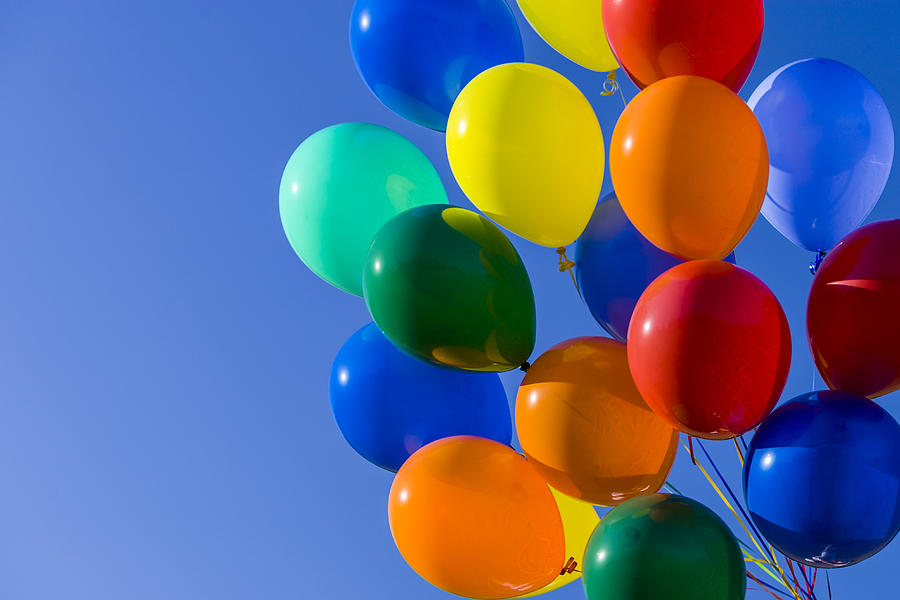
#> input picture images/balloons.jpeg, 900 x 600 px
$ jupyter execute 'Computer Vision II.ipynb'
#> lines starting #> are read from the running program, lines starting #| are printed output that depends on the picture; after the words box and inside, x2 and y2 are one past the last pixel; in counts of white or black regions, pixels touching at a corner belong together
# Color Space (Separating Colors under different lightings)
Sambhav Shrestha

### Importing libraries

[cell 1]
import matplotlib.pyplot as plt
import numpy as np
import cv2

### load and display the image

[cell 2]
# load the image
image = cv2.imread("images/balloons.jpeg")
#> image is the input picture: shape (600, 900, 3); mean B, G, R 138.2, 105.9, 94.4
image_copy = cv2.cvtColor(image, cv2.COLOR_BGR2RGB)

#display the image
plt.imshow(image_copy)

#find the dimension of the image
print("The dimension is:", image_copy.shape)
#| The dimension is: (600, 900, 3)

### Orange color separation

[cell 3]
# compare the orange intensity in different channels
r = image_copy[:, :, 0]
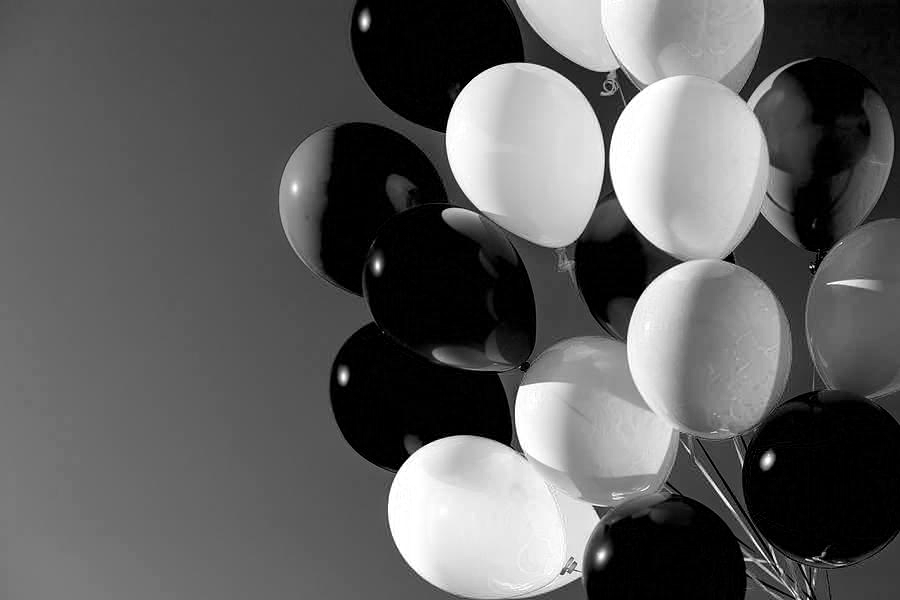
#> r: shape (600, 900); min 0, max 255, mean 94.4
g = image_copy[:, :, 1]
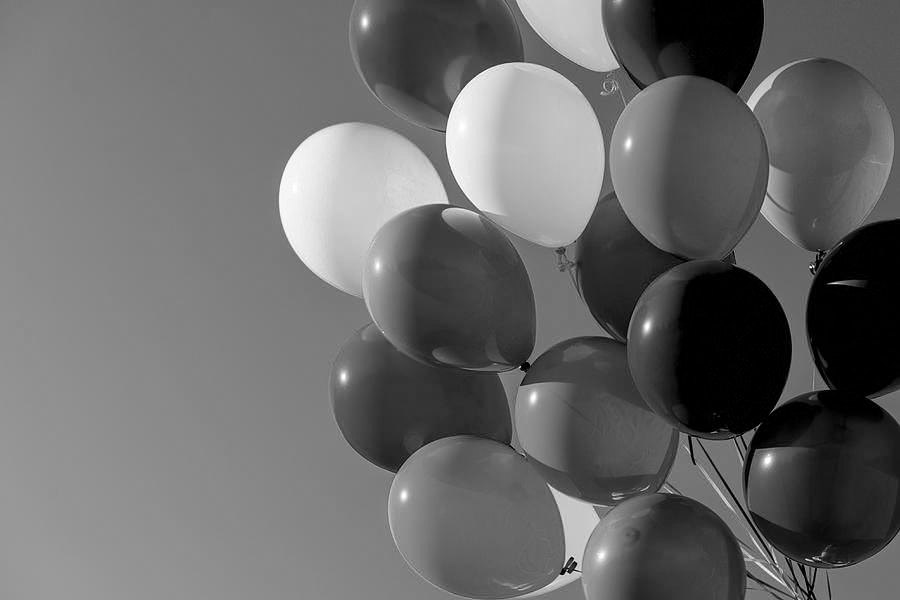
#> g: shape (600, 900); min 0, max 255, mean 105.9
b = image_copy[:, :, 2]
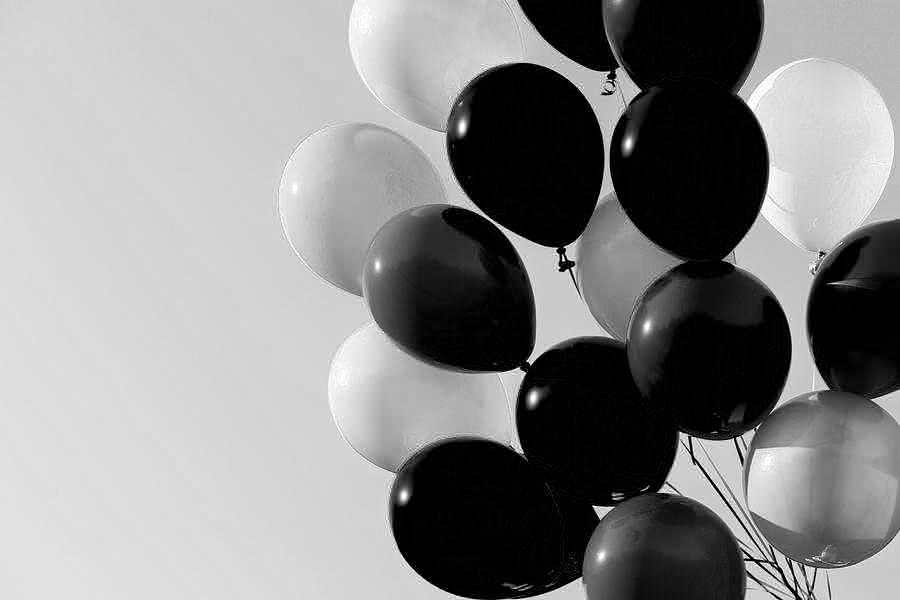
#> b: shape (600, 900); min 0, max 255, mean 138.2

f, (ax1, ax2, ax3) = plt.subplots(1, 3, figsize=(20, 10))

ax1.set_title("Red")
ax1.imshow(r, cmap="gray")

ax2.set_title("Green")
ax2.imshow(g, cmap="gray")

ax3.set_title("Blue")
ax3.imshow(b, cmap="gray")
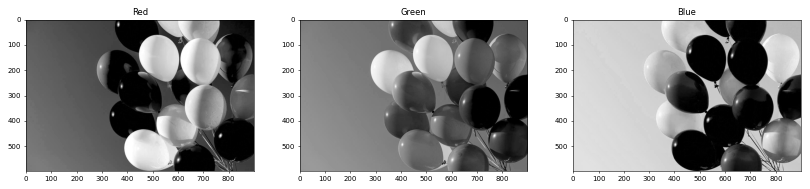
#> figure drawn by matplotlib, 3 panels

[cell 4]
# compare the orange in HSV color space
image_hsv = cv2.cvtColor(image_copy, cv2.COLOR_RGB2HSV)
#> image_hsv: shape (600, 900, 3); mean H, S, V 85.6, 198.9, 188.7

h = image_hsv[:, :, 0]
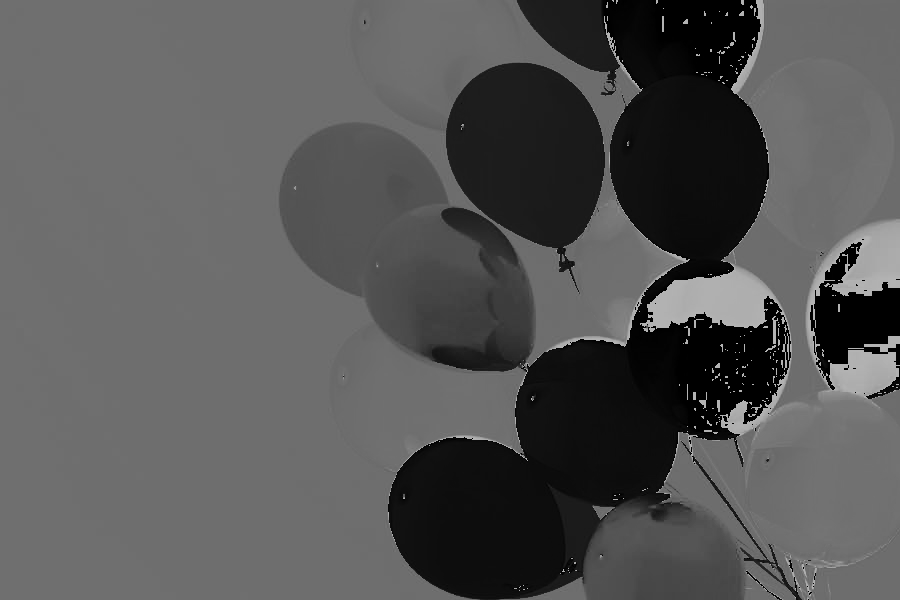
#> h: shape (600, 900); min 0, max 179, mean 85.6
s = image_hsv[:, :, 1]
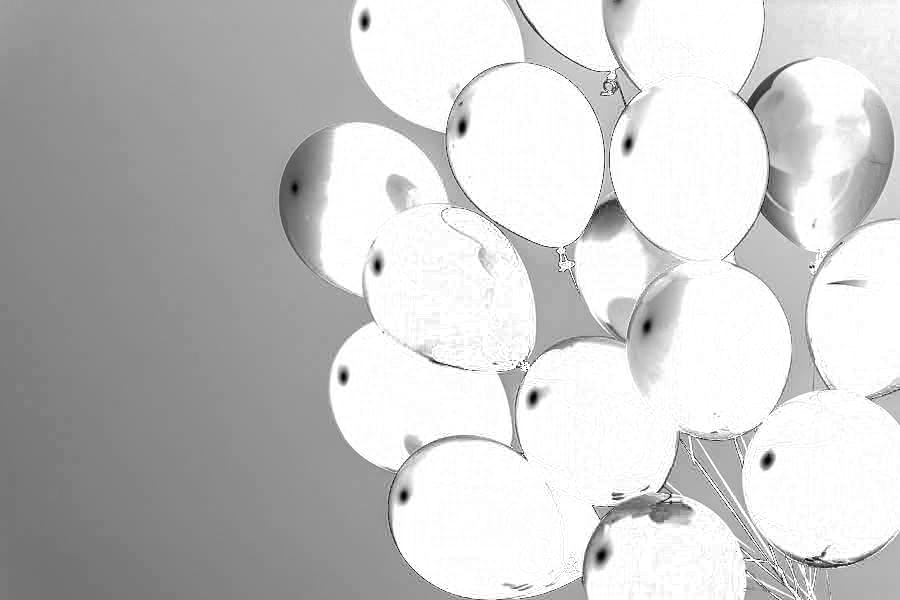
#> s: shape (600, 900); min 0, max 255, mean 198.9
v = image_hsv[:, :, 2]
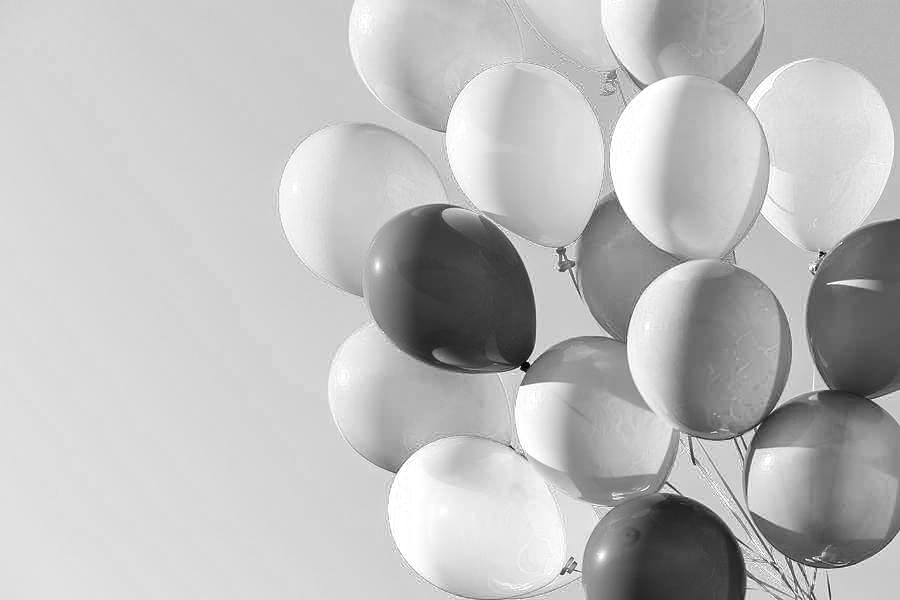
#> v: shape (600, 900); min 2, max 255, mean 188.7

f, (ax1, ax2, ax3) = plt.subplots(1, 3, figsize = (20, 10))

ax1.set_title("Hue")
ax1.imshow(h, cmap="gray")

ax2.set_title("Saturation")
ax2.imshow(s, cmap="gray")

ax3.set_title("Value")
ax3.imshow(v, cmap="gray")

### Define color threshold and hue threshold

[cell 5]
# get the lower and upper bound for orange color
rgb_lower = np.array([200, 20, 0])
rgb_upper = np.array([255, 240, 200])

[cell 6]
# get the lower and upper bound for hue
hsv_lower = np.array([10, 100, 0])
hsv_upper = np.array([20, 255, 255])

### mask the image

[cell 7]
# Define the masked area in RGB space
mask_rgb = cv2.inRange(image_copy, rgb_lower, rgb_upper)
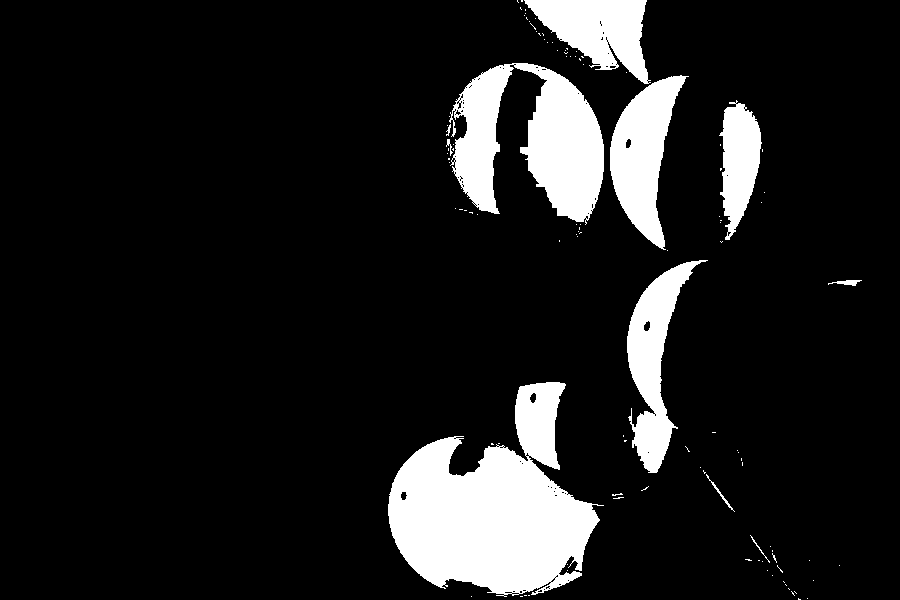
#> mask_rgb: shape (600, 900); 11.8% white; 110 white regions (99 under 20 px), largest, box (x1, y1, x2, y2) and area: (388, 382, 604, 597) 26188, (449, 63, 604, 225) 13785, (610, 75, 689, 250) 6904

# mask the image
masked_image = np.copy(image_copy)
masked_image[mask_rgb==0] = [0,0,0]

# Vizualize the mask
plt.imshow(masked_image)

Here, the RGB color space was not able to separate orange completely under different lightings.

[cell 8]
# Define the masked area in HSV space
mask_hsv = cv2.inRange(image_hsv, hsv_lower, hsv_upper)
#> mask_hsv: shape (600, 900); 12% white; 167 white regions (158 under 20 px), largest, box (x1, y1, x2, y2) and area: (389, 342, 679, 599) 41318, (610, 48, 767, 263) 22819, (435, 354, 466, 368) 86

# mask the image
masked_image = np.copy(image_copy)
masked_image[mask_hsv==0] = [0,0,0]
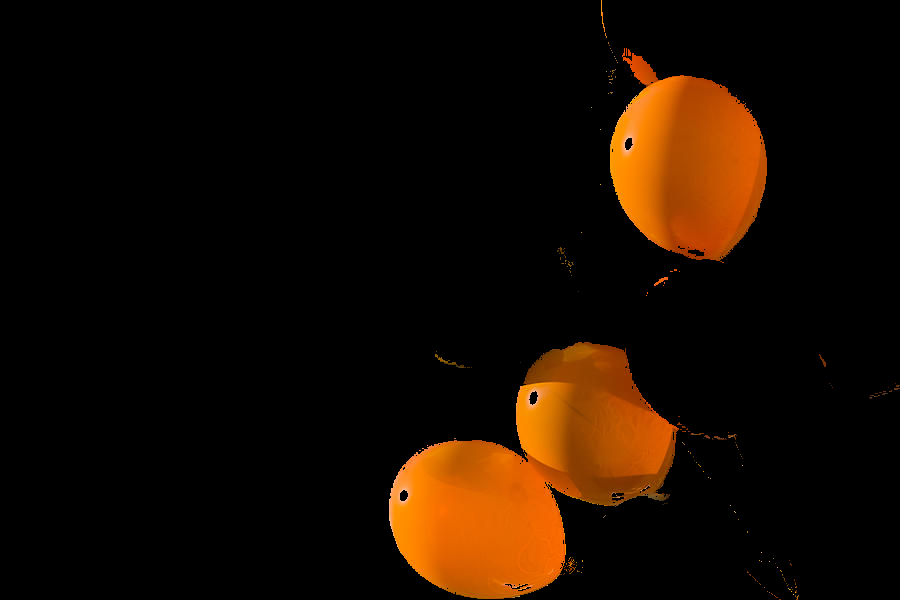
#> masked_image: shape (600, 900, 3); mean R, G, B 24.5, 11.4, 0.5

# Vizualize the mask
plt.imshow(masked_image)
